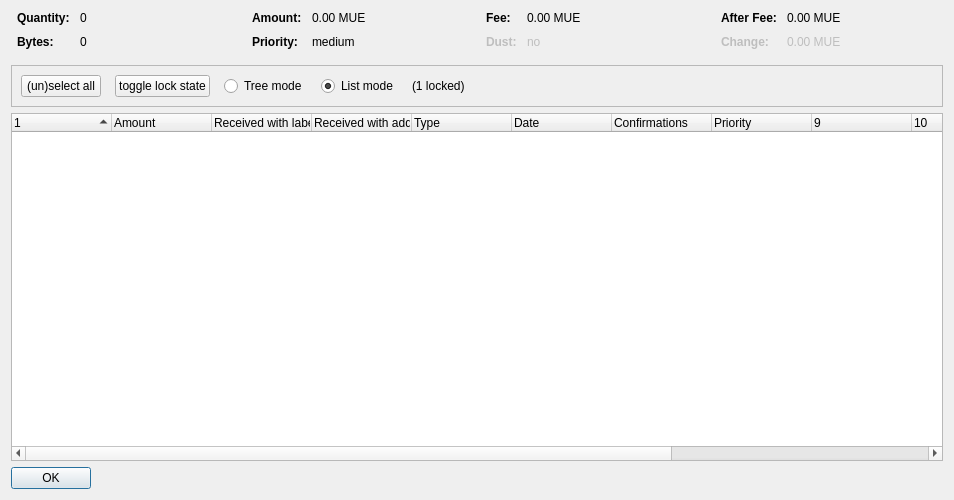
<?xml version="1.0" encoding="UTF-8"?>
<ui version="4.0">
 <class>CoinControlDialog</class>
 <widget class="QDialog" name="CoinControlDialog">
  <property name="geometry">
   <rect>
    <x>0</x>
    <y>0</y>
    <width>954</width>
    <height>500</height>
   </rect>
  </property>
  <property name="windowTitle">
   <string>Coin Selection</string>
  </property>
  <layout class="QVBoxLayout" name="verticalLayout">
   <item>
    <layout class="QHBoxLayout" name="horizontalLayoutTop" stretch="0,0,0,0">
     <property name="topMargin">
      <number>0</number>
     </property>
     <property name="bottomMargin">
      <number>10</number>
     </property>
     <item>
      <layout class="QFormLayout" name="formLayoutCoinControl1">
       <property name="horizontalSpacing">
        <number>10</number>
       </property>
       <property name="verticalSpacing">
        <number>10</number>
       </property>
       <property name="leftMargin">
        <number>6</number>
       </property>
       <property name="rightMargin">
        <number>6</number>
       </property>
       <item row="0" column="0">
        <widget class="QLabel" name="labelCoinControlQuantityText">
         <property name="font">
          <font>
           <weight>75</weight>
           <bold>true</bold>
          </font>
         </property>
         <property name="text">
          <string>Quantity:</string>
         </property>
        </widget>
       </item>
       <item row="0" column="1">
        <widget class="QLabel" name="labelCoinControlQuantity">
         <property name="cursor">
          <cursorShape>IBeamCursor</cursorShape>
         </property>
         <property name="contextMenuPolicy">
          <enum>Qt::ActionsContextMenu</enum>
         </property>
         <property name="text">
          <string notr="true">0</string>
         </property>
         <property name="textInteractionFlags">
          <set>Qt::LinksAccessibleByMouse|Qt::TextSelectableByKeyboard|Qt::TextSelectableByMouse</set>
         </property>
        </widget>
       </item>
       <item row="1" column="0">
        <widget class="QLabel" name="labelCoinControlBytesText">
         <property name="font">
          <font>
           <weight>75</weight>
           <bold>true</bold>
          </font>
         </property>
         <property name="text">
          <string>Bytes:</string>
         </property>
        </widget>
       </item>
       <item row="1" column="1">
        <widget class="QLabel" name="labelCoinControlBytes">
         <property name="cursor">
          <cursorShape>IBeamCursor</cursorShape>
         </property>
         <property name="contextMenuPolicy">
          <enum>Qt::ActionsContextMenu</enum>
         </property>
         <property name="text">
          <string notr="true">0</string>
         </property>
         <property name="textInteractionFlags">
          <set>Qt::LinksAccessibleByMouse|Qt::TextSelectableByKeyboard|Qt::TextSelectableByMouse</set>
         </property>
        </widget>
       </item>
      </layout>
     </item>
     <item>
      <layout class="QFormLayout" name="formLayoutCoinControl2">
       <property name="horizontalSpacing">
        <number>10</number>
       </property>
       <property name="verticalSpacing">
        <number>10</number>
       </property>
       <property name="leftMargin">
        <number>6</number>
       </property>
       <property name="rightMargin">
        <number>6</number>
       </property>
       <item row="0" column="0">
        <widget class="QLabel" name="labelCoinControlAmountText">
         <property name="font">
          <font>
           <weight>75</weight>
           <bold>true</bold>
          </font>
         </property>
         <property name="text">
          <string>Amount:</string>
         </property>
        </widget>
       </item>
       <item row="0" column="1">
        <widget class="QLabel" name="labelCoinControlAmount">
         <property name="cursor">
          <cursorShape>IBeamCursor</cursorShape>
         </property>
         <property name="contextMenuPolicy">
          <enum>Qt::ActionsContextMenu</enum>
         </property>
         <property name="text">
          <string notr="true">0.00 MUE</string>
         </property>
         <property name="textInteractionFlags">
          <set>Qt::LinksAccessibleByMouse|Qt::TextSelectableByKeyboard|Qt::TextSelectableByMouse</set>
         </property>
        </widget>
       </item>
       <item row="1" column="0">
        <widget class="QLabel" name="labelCoinControlPriorityText">
         <property name="font">
          <font>
           <weight>75</weight>
           <bold>true</bold>
          </font>
         </property>
         <property name="text">
          <string>Priority:</string>
         </property>
        </widget>
       </item>
       <item row="1" column="1">
        <widget class="QLabel" name="labelCoinControlPriority">
         <property name="cursor">
          <cursorShape>IBeamCursor</cursorShape>
         </property>
         <property name="contextMenuPolicy">
          <enum>Qt::ActionsContextMenu</enum>
         </property>
         <property name="text">
          <string>medium</string>
         </property>
         <property name="textInteractionFlags">
          <set>Qt::LinksAccessibleByMouse|Qt::TextSelectableByKeyboard|Qt::TextSelectableByMouse</set>
         </property>
        </widget>
       </item>
      </layout>
     </item>
     <item>
      <layout class="QFormLayout" name="formLayoutCoinControl3">
       <property name="horizontalSpacing">
        <number>10</number>
       </property>
       <property name="verticalSpacing">
        <number>10</number>
       </property>
       <property name="leftMargin">
        <number>6</number>
       </property>
       <property name="rightMargin">
        <number>6</number>
       </property>
       <item row="0" column="0">
        <widget class="QLabel" name="labelCoinControlFeeText">
         <property name="font">
          <font>
           <weight>75</weight>
           <bold>true</bold>
          </font>
         </property>
         <property name="text">
          <string>Fee:</string>
         </property>
        </widget>
       </item>
       <item row="0" column="1">
        <widget class="QLabel" name="labelCoinControlFee">
         <property name="cursor">
          <cursorShape>IBeamCursor</cursorShape>
         </property>
         <property name="contextMenuPolicy">
          <enum>Qt::ActionsContextMenu</enum>
         </property>
         <property name="text">
          <string notr="true">0.00 MUE</string>
         </property>
         <property name="textInteractionFlags">
          <set>Qt::LinksAccessibleByMouse|Qt::TextSelectableByKeyboard|Qt::TextSelectableByMouse</set>
         </property>
        </widget>
       </item>
       <item row="1" column="0">
        <widget class="QLabel" name="labelCoinControlLowOutputText">
         <property name="enabled">
          <bool>false</bool>
         </property>
         <property name="font">
          <font>
           <weight>75</weight>
           <bold>true</bold>
          </font>
         </property>
         <property name="text">
          <string>Dust:</string>
         </property>
        </widget>
       </item>
       <item row="1" column="1">
        <widget class="QLabel" name="labelCoinControlLowOutput">
         <property name="enabled">
          <bool>false</bool>
         </property>
         <property name="cursor">
          <cursorShape>IBeamCursor</cursorShape>
         </property>
         <property name="contextMenuPolicy">
          <enum>Qt::ActionsContextMenu</enum>
         </property>
         <property name="text">
          <string>no</string>
         </property>
         <property name="textInteractionFlags">
          <set>Qt::LinksAccessibleByMouse|Qt::TextSelectableByKeyboard|Qt::TextSelectableByMouse</set>
         </property>
        </widget>
       </item>
      </layout>
     </item>
     <item>
      <layout class="QFormLayout" name="formLayoutCoinControl4">
       <property name="horizontalSpacing">
        <number>10</number>
       </property>
       <property name="verticalSpacing">
        <number>10</number>
       </property>
       <property name="leftMargin">
        <number>6</number>
       </property>
       <property name="rightMargin">
        <number>6</number>
       </property>
       <item row="0" column="0">
        <widget class="QLabel" name="labelCoinControlAfterFeeText">
         <property name="font">
          <font>
           <weight>75</weight>
           <bold>true</bold>
          </font>
         </property>
         <property name="text">
          <string>After Fee:</string>
         </property>
        </widget>
       </item>
       <item row="0" column="1">
        <widget class="QLabel" name="labelCoinControlAfterFee">
         <property name="cursor">
          <cursorShape>IBeamCursor</cursorShape>
         </property>
         <property name="contextMenuPolicy">
          <enum>Qt::ActionsContextMenu</enum>
         </property>
         <property name="text">
          <string notr="true">0.00 MUE</string>
         </property>
         <property name="textInteractionFlags">
          <set>Qt::LinksAccessibleByMouse|Qt::TextSelectableByKeyboard|Qt::TextSelectableByMouse</set>
         </property>
        </widget>
       </item>
       <item row="1" column="0">
        <widget class="QLabel" name="labelCoinControlChangeText">
         <property name="enabled">
          <bool>false</bool>
         </property>
         <property name="font">
          <font>
           <weight>75</weight>
           <bold>true</bold>
          </font>
         </property>
         <property name="text">
          <string>Change:</string>
         </property>
        </widget>
       </item>
       <item row="1" column="1">
        <widget class="QLabel" name="labelCoinControlChange">
         <property name="enabled">
          <bool>false</bool>
         </property>
         <property name="cursor">
          <cursorShape>IBeamCursor</cursorShape>
         </property>
         <property name="contextMenuPolicy">
          <enum>Qt::ActionsContextMenu</enum>
         </property>
         <property name="text">
          <string notr="true">0.00 MUE</string>
         </property>
         <property name="textInteractionFlags">
          <set>Qt::LinksAccessibleByMouse|Qt::TextSelectableByKeyboard|Qt::TextSelectableByMouse</set>
         </property>
        </widget>
       </item>
      </layout>
     </item>
    </layout>
   </item>
   <item>
    <widget class="QFrame" name="frame">
     <property name="minimumSize">
      <size>
       <width>0</width>
       <height>40</height>
      </size>
     </property>
     <property name="frameShape">
      <enum>QFrame::StyledPanel</enum>
     </property>
     <property name="frameShadow">
      <enum>QFrame::Sunken</enum>
     </property>
     <layout class="QHBoxLayout" name="horizontalLayout">
      <item>
       <layout class="QHBoxLayout" name="horizontalLayoutPanel" stretch="0,0,0,0,0,0">
        <property name="spacing">
         <number>14</number>
        </property>
        <item>
         <widget class="QPushButton" name="pushButtonSelectAll">
          <property name="sizePolicy">
           <sizepolicy hsizetype="Maximum" vsizetype="Fixed">
            <horstretch>0</horstretch>
            <verstretch>0</verstretch>
           </sizepolicy>
          </property>
          <property name="text">
           <string>(un)select all</string>
          </property>
          <property name="autoDefault">
           <bool>false</bool>
          </property>
         </widget>
        </item>
        <item>
         <widget class="QPushButton" name="pushButtonToggleLock">
          <property name="sizePolicy">
           <sizepolicy hsizetype="Maximum" vsizetype="Fixed">
            <horstretch>0</horstretch>
            <verstretch>0</verstretch>
           </sizepolicy>
          </property>
          <property name="text">
           <string>toggle lock state</string>
          </property>
          <property name="autoDefault">
           <bool>false</bool>
          </property>
         </widget>
        </item>
        <item>
         <widget class="QRadioButton" name="radioTreeMode">
          <property name="sizePolicy">
           <sizepolicy hsizetype="Maximum" vsizetype="Fixed">
            <horstretch>0</horstretch>
            <verstretch>0</verstretch>
           </sizepolicy>
          </property>
          <property name="text">
           <string>Tree mode</string>
          </property>
         </widget>
        </item>
        <item>
         <widget class="QRadioButton" name="radioListMode">
          <property name="sizePolicy">
           <sizepolicy hsizetype="Maximum" vsizetype="Fixed">
            <horstretch>0</horstretch>
            <verstretch>0</verstretch>
           </sizepolicy>
          </property>
          <property name="text">
           <string>List mode</string>
          </property>
          <property name="checked">
           <bool>true</bool>
          </property>
         </widget>
        </item>
        <item>
         <widget class="QLabel" name="labelLocked">
          <property name="text">
           <string>(1 locked)</string>
          </property>
         </widget>
        </item>
        <item>
         <spacer name="horizontalSpacer">
          <property name="orientation">
           <enum>Qt::Horizontal</enum>
          </property>
          <property name="sizeHint" stdset="0">
           <size>
            <width>40</width>
            <height>20</height>
           </size>
          </property>
         </spacer>
        </item>
       </layout>
      </item>
     </layout>
    </widget>
   </item>
   <item>
    <widget class="CoinControlTreeWidget" name="treeWidget">
     <property name="contextMenuPolicy">
      <enum>Qt::CustomContextMenu</enum>
     </property>
     <property name="sortingEnabled">
      <bool>false</bool>
     </property>
     <property name="columnCount">
      <number>13</number>
     </property>
     <attribute name="headerShowSortIndicator" stdset="0">
      <bool>true</bool>
     </attribute>
     <attribute name="headerStretchLastSection">
      <bool>false</bool>
     </attribute>
     <column>
      <property name="text">
       <string/>
      </property>
     </column>
     <column>
      <property name="text">
       <string>Amount</string>
      </property>
     </column>
     <column>
      <property name="text">
       <string>Received with label</string>
      </property>
     </column>
     <column>
      <property name="text">
       <string>Received with address</string>
      </property>
     </column>
     <column>
      <property name="text">
       <string>Type</string>
      </property>
     </column>
     <column>
      <property name="text">
       <string>Date</string>
      </property>
     </column>
     <column>
      <property name="text">
       <string>Confirmations</string>
      </property>
      <property name="toolTip">
       <string>Confirmed</string>
      </property>
     </column>
     <column>
      <property name="text">
       <string>Priority</string>
      </property>
     </column>
     <column>
      <property name="text">
       <string/>
      </property>
     </column>
     <column>
      <property name="text">
       <string/>
      </property>
     </column>
     <column>
      <property name="text">
       <string/>
      </property>
     </column>
     <column>
      <property name="text">
       <string/>
      </property>
     </column>
     <column>
      <property name="text">
       <string/>
      </property>
     </column>
    </widget>
   </item>
   <item>
    <widget class="QDialogButtonBox" name="buttonBox">
     <property name="sizePolicy">
      <sizepolicy hsizetype="Maximum" vsizetype="Fixed">
       <horstretch>0</horstretch>
       <verstretch>0</verstretch>
      </sizepolicy>
     </property>
     <property name="orientation">
      <enum>Qt::Horizontal</enum>
     </property>
     <property name="standardButtons">
      <set>QDialogButtonBox::Ok</set>
     </property>
    </widget>
   </item>
  </layout>
 </widget>
 <customwidgets>
  <customwidget>
   <class>CoinControlTreeWidget</class>
   <extends>QTreeWidget</extends>
   <header>coincontroltreewidget.h</header>
  </customwidget>
 </customwidgets>
 <resources/>
 <connections/>
</ui>
